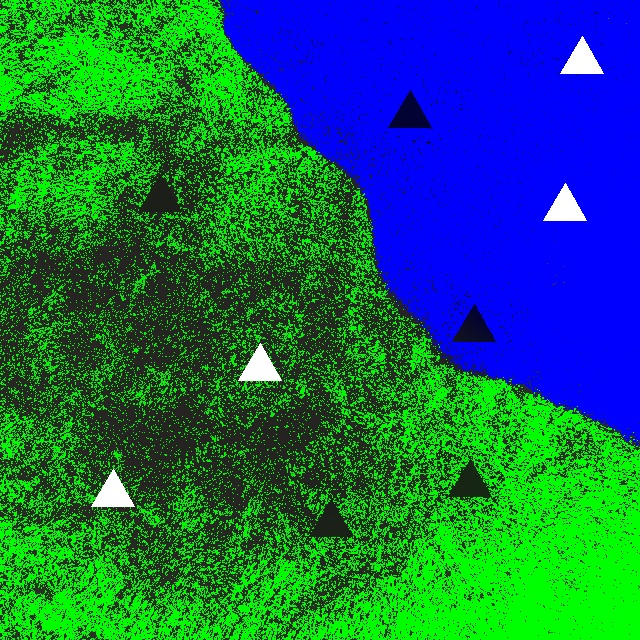
#> input picture edited_image.jpg, 640 x 640 px
$ python -i b4.py   (imports and definitions only)   (Python 2 division)
#> lines starting #> are read from the running program, lines starting #| are printed output that depends on the picture
import cv2 as cv
import numpy as np
imglist=['photos/1.png', 'photos/2.png', 'photos/3.png','photos/4.png', 'photos/5.png', 'photos/6.png', 'photos/7.png', 'photos/8.png', 'photos/10.png', 'photos//11.png']
#defining a function
def values(imglist):
    for i in imglist:
        img=cv.imread(i)
        bi=cv.bilateralFilter(img, 100, 100 ,100)
        b,g,r= cv.split(bi)
        retr, threshb=cv.threshold(b, 128, 255, cv.THRESH_BINARY)
        retr, threshr=cv.threshold(r, 128, 255, cv.THRESH_BINARY)

        #create masks for burnt and unburnt area

        hsv=cv.cvtColor(bi, cv.COLOR_BGR2HSV)
        LG=np.array([35,50,50])
        UG=np.array([85,255,255])

        #values of hsv used above were taken from findinghsv.py under meainscript folder in the repo
        #making masks
        greenmask=cv.inRange(hsv, LG, UG)

        kernel = np.ones((5,5), np.uint8)

        greenmask=cv.morphologyEx(greenmask, cv.MORPH_CLOSE, kernel)

        greenmask=cv.bitwise_not(greenmask)


        cannygrass=cv.Canny(greenmask, 125, 175 )
        cannyr=cv.Canny(threshr, 125, 175)
        cannyb=cv.Canny(threshb, 125, 175)

        commonrg=cv.bitwise_and(cannygrass, cannyr)
        commonbg=cv.bitwise_and(cannyb, cannygrass)
        ##calculating the number of blue and red houses
        contourR, heirarchies= cv.findContours(cannyr,cv.RETR_EXTERNAL, cv.CHAIN_APPROX_SIMPLE )
        TR=int((len(contourR))/2)
        contourB, heirarchies= cv.findContours(cannyb,cv.RETR_EXTERNAL, cv.CHAIN_APPROX_SIMPLE )
        TB=int((len(contourB))/2)

        #number of red houses not on fire
        contour1, heirarchies = cv.findContours(commonrg, cv.RETR_EXTERNAL, cv.CHAIN_APPROX_SIMPLE)
        RG=int((len(contour1))/3)

        #number of blue houses not on fire
        contour2, heirarchies= cv.findContours(commonbg, cv.RETR_EXTERNAL, cv.CHAIN_APPROX_SIMPLE)
        BG=int((len(contour2)/3))

        #number of red houses on fire
        RF=TR - RG

        #number of blue houses on fire
        BF=TB - BG

        ##printing the number of houses
        valuelist=[]
        return valuelist

        cv.waitKey(0)

>>> import cv2
>>> picture = cv2.imread('../edited_image.jpg', cv2.IMREAD_GRAYSCALE)
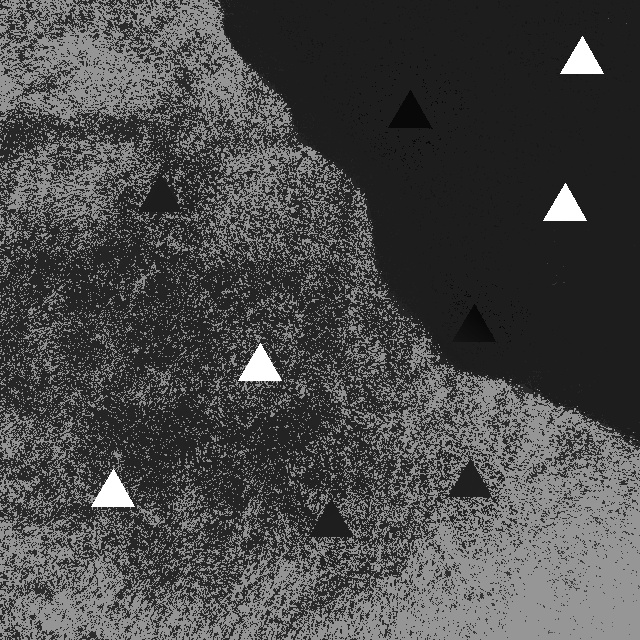
#> picture: shape (640, 640); min 1, max 255, mean 72.7
#> (the run stopped early here; a loop or call above may not have finished)
